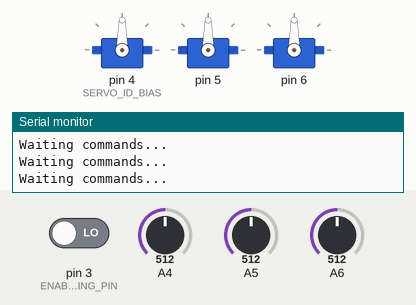
Simulated run of this sketch. Board: Arduino Uno, built with avr-gcc and run on an emulated ATmega328P. Shown: 3 × servo, the last lines printed to the serial monitor. Inputs (shaded band) come from the test bench; at power-on: pin 3 (ENABLE_TRAINING_PIN) LOW, A4 = 512, A5 = 512, A6 = 512.

Above: at 3.6 s.
3.7 s: pin 3 (ENABLE_TRAINING_PIN) driven HIGH
5.2 s: A4 set to 548
6.7 s: A4 set to 571
At 7.5 s:
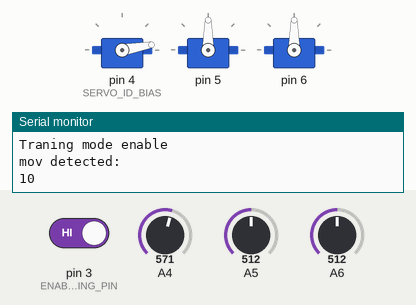
8.2 s: A5 set to 544
9.7 s: A5 set to 579
At 10.9 s:
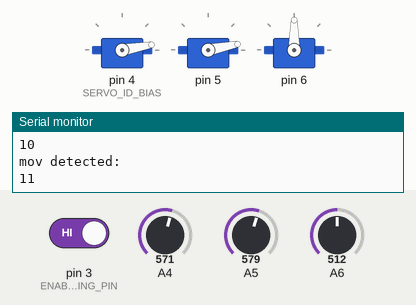
11.2 s: A6 set to 555
12.7 s: A6 set to 578
At 13.3 s:
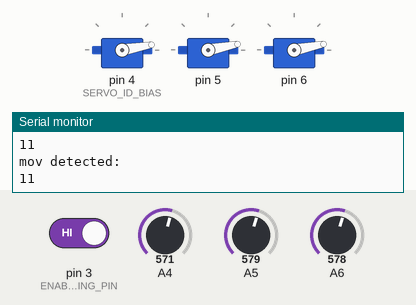
Timing chart, 0 to 15.2 s (numbered marks = the images above; inputs shaded):
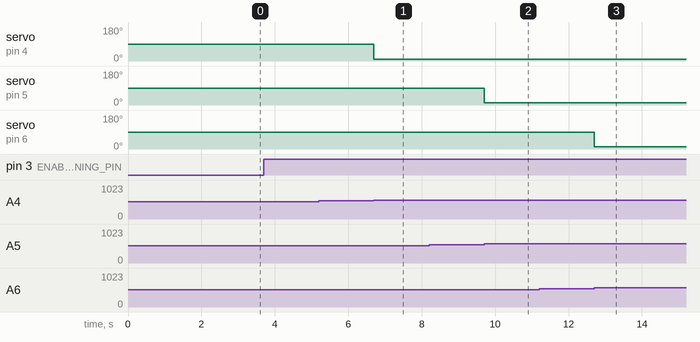

Measured:
- the behaviour switches between 562 and 563 on A4 (found by bisection; images 0 and 1)
- the behaviour switches between 562 and 563 on A5 (found by bisection; images 1 and 2)
- the behaviour switches between 562 and 563 on A6 (found by bisection; images 2 and 3)
- after the input at 5.2 s, every drawn part: stays the same
- after the input at 6.7 s, servo on pin 4 (SERVO_ID_BIAS): 90° → 10° at once
- after the input at 8.2 s, every drawn part: stays the same
- after the input at 9.7 s, servo on pin 5: 90° → 11° at once
- after the input at 11.2 s, every drawn part: stays the same
- after the input at 12.7 s, servo on pin 6: 90° → 11° at once

The sketch:

braco_afonso_v_8.ino
```cpp
#include <Servo.h>

//============================================================
//        Declaring variables
//============================================================

//Servo Configurations
static const int BASE_Z = 0;
static const int BASE_Y = 1;
static const int BRACO_Y = 2;
static const int SERVO_DELAY = 80;
static const int SERVO_ID_BIAS = 4;
static const int SERVO_INIT_POS = 90;
static const int SERVO_POS_BIAS = SERVO_INIT_POS;

//Intantiate servo
Servo servos[3];
int servos_pos[3];

//Arm sizes and initial angles
static const double A_Um = 16;
static const double A_Zero = 11;

// Enable pins
static const int ENABLE_TRAINING_PIN = 3;

static const int RECEIVER_DELAY = 1;


//============================================================
//        Main Methods
//============================================================


void setup() { // Open serial communications and wait for port to open:
  initSerial();
  userIntro();
  initServos();
  kinematicsDemo();
}

void loop() {

  //int enable_traning = digitalRead(ENABLE_TRAINING_PIN);

  String movs = "";
  movs = getCommands(digitalRead(ENABLE_TRAINING_PIN));
  if(movs.length()>0){
    Serial.println("movs: ");
    Serial.println(movs);
    executeMovs(movs);
  }

}

//============================================================
//        Second line Methods
//============================================================


String getCommands(int enable_traning) {
  //int enable_traning = digitalRead(ENABLE_TRAINING_PIN);
  if (enable_traning == HIGH) {
    return traningMode();
  } else {
    Serial.println("Waiting commands...");
    if(Serial.available()>0){
    return receiveData();
    } else return "";
  }
}

String receiveData() {
  String inString = "";
  while (Serial.available() > 0) {
    inString += (char) Serial.read();
    Serial.println(inString);
    delay(RECEIVER_DELAY);
  }
  return inString;
}


void executeMovs(String movs) {

  int servo_id = -1;
  boolean isNegative;
  String inString = "";

  Serial.println("Executing moves.");

  for (int i = 0; i < movs.length(); i++) {

    int inChar = movs[i];

    if (isDigit(inChar)) {
      inString += (char)inChar;

    } else if (inChar == '-') {
      isNegative = true;

    } else if (inChar == '+') {
      isNegative = false;

    } else if (inChar == '<') {
      // identify motor
      servo_id  = inString.toInt();
      inString = "";

    } else if (inChar == '|') {

      int number = (int) inString.toInt();
      if (isNegative) {
        number = -1 * number;
      }

      moveServo(servo_id, number);
      //servos[servo_id].write((int) inString.toInt());
      inString = "";

    } else if (inChar == '\n') {
      inString = "";


    }

  }
  Serial.println("Finalizing execution");
}

//============================================================
//        Operations
//============================================================

String traningMode() {

  boolean enable = (boolean)digitalRead(ENABLE_TRAINING_PIN);
  if (enable == true) {
    Serial.println("Traning mode enable");
  }

  String movs;
  int potpos;
  int last_mov[3];
  int potpin = 4;

  while (enable) {
    for (int i = potpin; i < potpin + 3; i++) {

      potpos = map(analogRead(i), 0, 1023, -90, 90);

      if (!areThisEqual(potpos, last_mov[i - potpin])) {
        int servo_id = i - potpin;
        movs = addMotor(servo_id, potpos, movs);
        Serial.println("mov detected: ");
        Serial.println(potpos);
        last_mov[servo_id] = potpos;
        servos[servo_id].write(potpos);
        delay(25);
      }


    }
    enable = (boolean)digitalRead(ENABLE_TRAINING_PIN);
  }
  Serial.println("Fim do treinamento.");
  return movs;
}

String addMotor(int servo_id, int potpos, String mov) {

  mov.concat(String(servo_id));
  mov.concat("<");

  if (potpos < 0) {
    potpos = -1 * potpos;
    mov.concat("-");
    mov.concat(String(potpos));

  } else {
    mov.concat("+");
    mov.concat(String(potpos));
  }

  mov.concat("|");

  return mov;
}

//============================================================
//        Setup Methods
//============================================================

void initSerial() {
  Serial.begin(9600);
  while (!Serial) {
    ; // wait for serial port to connect. Needed for native USB port only
  }
}


void kinematicsDemo() {
  double theta[3];

  Serial.println("");
  Serial.println("Kinematics Demo: ");

  for (int i = 0; i < 3; i++) {
    theta[i] = 0;
  }

  printAngles(theta);

  double mat[4][4];
  double resultado[4][4];
  identity(&mat[0][0]);

  Serial.println("");
  Serial.println("Foward kinematic: ");

  forwardKinematic(theta, A_Zero, A_Um, &mat[0][0], &resultado[0][0]);
  printMatrix(resultado);

  Serial.println("");
  Serial.println("Inverse kinematic: ");

//  double x = resultado[0][3];
//  double y = resultado[1][3];
//  double z = resultado[2][3];

  printPoint(resultado[0][3],resultado[1][3],resultado[2][3]);

  inverseKinematic(resultado[0][3],resultado[1][3],resultado[2][3], &theta[0]);

  printAngles(theta);
}

void initServos() {

  for ( int servo_id = BASE_Z; servo_id < BRACO_Y + 1; servo_id++) {
    servos[servo_id].attach(SERVO_ID_BIAS + servo_id);
    servos_pos[servo_id] = SERVO_INIT_POS;
  }

}

//============================================================
//         Servo Moviment Control and methods
//============================================================

void moveServo(int servo_id, int servo_pos) {
  printServoMoviment(servo_id, servo_pos);
  servos[servo_id].write(servos_pos[servo_id] + SERVO_POS_BIAS);
  delay(SERVO_DELAY);
}


void savePos(int servo_id, int pos) {
  servos_pos[servo_id] = pos;
}


//============================================================
//         Utils
//============================================================

//with filter
boolean areThisEqual(int a, int b) {

  if (b < a - 8 || b > a + 8) {
    return false;
  } else return true;
}

//============================================================
//         Kinematics
//============================================================

/*
                       a1 = 16 cm
               (rotY) .__________
                      |
                      |
   a0 = 11 cm         |
                      |
                      .(rotZ&rotY)


  M02  =  RotationZ(theta0 + 0)*RotationY(theta1 + 0)*TranslationZ(A0)*RotationY(theta2 + 90)*TranslationZ(A1)

*/


void inverseKinematic(double x, double y, double z, double *theta) {

  static const int A_Zero = 11;
  static const int A_Um = 16;

  for (int i = 0; i < 3; i++) {
    theta[i] = 0;
  }

  double w    = sqrt(pow(x, 2) + pow(y, 2));
  double gama = sqrt(pow(w, 2) + pow(z, 2));
  double alfa = acos((pow(A_Um, 2) - pow(gama, 2) - pow(A_Zero, 2)) / (-2 * gama * A_Zero));

  theta[0] = atan(y / x) * 360 / (2 * M_PI);
  theta[1] = (acos(z / gama) - alfa) * 360 / (2 * M_PI);
  theta[2] = (-1 * acos((pow(gama, 2) - pow(A_Zero, 2) - pow(A_Um, 2)) / (-2 * A_Zero * A_Um)) + M_PI / 2) * 360 / (2 * M_PI);

}


void forwardKinematic(double theta[3], double A_Zero, double A_Um, double *mat, double *result)
{
  static const double theta0_bias = 0;
  static const double theta1_bias = 0;
  static const double theta2_bias = 90;

  theta[0] = (theta[0] + theta0_bias) * (2 * M_PI / 360);
  theta[1] = (theta[1] + theta1_bias) * (2 * M_PI / 360);
  theta[2] = (theta[2] + theta2_bias) * (2 * M_PI / 360);

  double mat1[4][4];
  rotateZ(mat, theta[0], &mat1[0][0]);
  double mat2[4][4];
  rotateY(&mat1[0][0], theta[1], &mat2[0][0]);
  double mat3[4][4];
  translateZ(&mat2[0][0], A_Zero, &mat3[0][0]);
  double mat4[4][4];
  rotateY(&mat3[0][0], theta[2], &mat4[0][0]);
  double mat5[4][4];
  translateZ(&mat4[0][0], A_Um, &mat5[0][0]);

  equalize(&mat5[0][0], result);
}


//Rotation methods
void rotateY(double *base, double theta, double *result) {

  double rotY[4][4] = {{ cos(theta), 0, sin(theta), 0},
    {0, 1, 0, 0},
    { -sin(theta), 0, cos(theta), 0},
    {0, 0, 0, 1}
  };

  mMatriz(base, &rotY[0][0], result);

}

void rotateZ(double *base, double theta, double *result) {

  double rotZ[4][4] = {{cos(theta), -sin(theta), 0, 0},
    {sin(theta), cos(theta), 0, 0},
    {0, 0, 1, 0},
    {0, 0, 0, 1}
  };

  mMatriz(base, &rotZ[0][0], result);
}

void translateZ(double *base, double translation, double *result) {

  double transMatrix[4][4] =  {{1, 0, 0, 0},
    {0, 1, 0, 0},
    {0, 0, 1, translation},
    {0, 0, 0, 1}
  };

  mMatriz(base, &transMatrix[0][0], result);

}

void mMatriz(double *a, double *b, double *result) {
  for (int i = 0; i < 4; i++) {
    for (int j = 0; j < 4; j++) {
      result[i * 4 + j] = 0;
      for (int k = 0; k < 4; k++)
        result[i * 4 + j] = result[i * 4 + j] + a[i * 4 + k] * b[k * 4 + j];
    }
  }
}

void identityMatrix(double *mat) {
  for (int t = 0; t < 4; t++) {
    mat[t * 4 + t] = 1;
  }
}

void equalize (double *p, double *q)
{
  q = p;
}

void equalize (char *p, char *q)
{
  q = p;
}

void printMatrix(double m[4][4]) {
  for (int i = 0; i <= 3; i++) {
    Serial.print("[ ");
    for (int j = 0; j <= 3; j++) {
      Serial.print(m[i][j]);
      if (j < 3) Serial.print(" , ");
      else Serial.println(" ]");
    }
  }
}

void identity(double *mat)
{
  int row, col;
  int num = 4;

  for (row = 0; row < num; row++)
  {
    for (col = 0; col < num; col++)
    {
      // Checking if row is equal to column
      if (row == col)
        mat[row * num + col] = 1;
      else
        mat[row * num + col] = 0;
    }
  }
}


//============================================================
//        Print Methods
//============================================================

void userIntro(){
  Serial.println("");
  Serial.println("Davi Guanabara - Rodrigo Aguiar ");
  Serial.println("Braço robótico - perna do exapod");
  Serial.println("                                                                                                                    ");
  Serial.println("                                                                                                                    ");
  Serial.println("                                                                                                                    ");
  Serial.println("                                                                                                                    ");
  Serial.println("                     a1 = 16 cm                                                                                     ");
  Serial.println("             (rotY) .__________                                                                                     ");
  Serial.println("                    |                                                                                               ");
  Serial.println("                    |                                                                                               ");
  Serial.println(" a0 = 11 cm         |                                                                                               ");
  Serial.println("                    |                                                                                               ");
  Serial.println("                    .(rotZ&rotY)                                                                                    ");
  Serial.println("                                                                                                                    ");
  Serial.println("                                                                                                                    ");
  Serial.println("M02  =  RotationZ(theta0 + 0)*RotationY(theta1 + 0)*TranslationZ(A0)*RotationY(theta2 + 90)*TranslationZ(A1)        ");
  Serial.println("                                                                                                                    ");
  Serial.println("Para o controle direto dos motores, escreva: id do motor<posição do motor|                                          ");
  Serial.println("exemplo: 0<-80|1<-90|2<+70|                                                                                         ");
  Serial.println("");
}


void printPoint(double x, double y, double z){
  Serial.print("x: ");
  Serial.print(x);
  Serial.print(" y: ");
  Serial.print(y);
  Serial.print(" z: ");
  Serial.println(z);
  Serial.println("");
}

void printServoMoviment(int servo_id, int angle ){
      Serial.print("Servo_id: ");
      Serial.println(servo_id);
      Serial.print("Angulo do motor: ");
      Serial.println(angle);
}

void printAngles(double theta[3]){
  for (int i = 0; i < 3; i++) {
    Serial.print("Theta");
    Serial.print(i);
    Serial.print(": ");
    Serial.println(theta[i]);
  }
}


//=====================================================================================================================================================================
//        Moviments Blocked
//=====================================================================================================================================================================


boolean isGround(double x, double y, double z){
  if(z < 1) return true;
  else return false;
}
```
